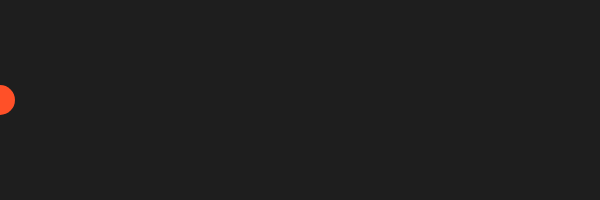
Frame 1 (no input)
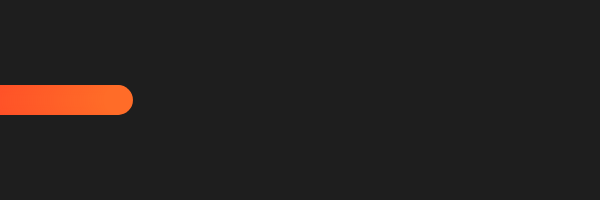
Frame 60 (no input)
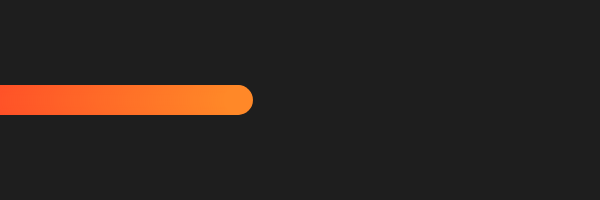
Frame 120 (the mouse pressed at the canvas centre since frame 60)

The p5.js sketch that drew these frames (run headless with seeded random() and noise() and a simulated clock; from frame 60 on, the mouse is pressed at the canvas centre):

// p5.js sketch
// ── sketch.js
let currentX = 0;
let circleY;

function setup() {
  createCanvas(600, 200);

  background(30);

  circleY = height / 2;
  noStroke();
}

function draw() {
  let redVal = 255;
  let greenVal = map(currentX, 0, width, 80, 220);
  let blueVal = 40;
  
  fill(redVal, greenVal, blueVal);

  circle(currentX, circleY, 30);

  currentX = currentX + 2;
}
